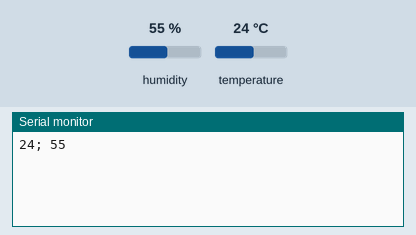
This sketch was run on a simulated Arduino Uno, built with avr-gcc and run on an emulated ATmega328P. Parts: the last lines printed to the serial monitor. The test bench sets the inputs (shaded band); at power-on: humidity 55 %, temperature 24 °C.

Above: at 18.0 s.
18.1 s: humidity set to 22 %
At 22.0 s:
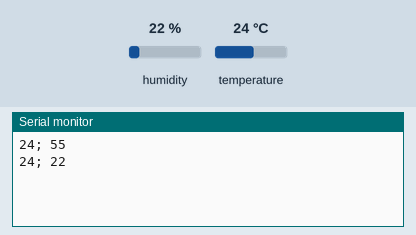
33.5 s: temperature set to 12 °C
At 43.3 s:
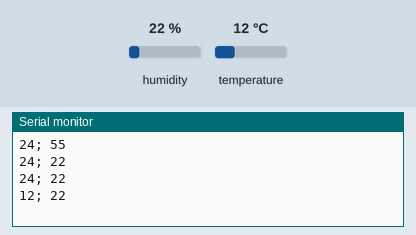
48.9 s: humidity set to 40 %
At 53.4 s:
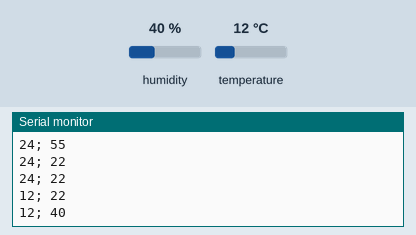
Timing chart, 0 to 54.9 s (numbered marks = the images above; inputs shaded):
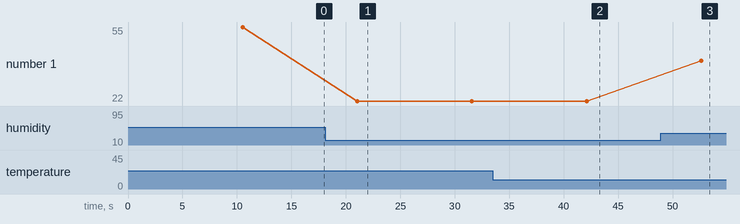

Measured:
- after the input at 18.1 s, the serial monitor: prints a new line after 2.9 s (image 1)
- after the input at 33.5 s, the serial monitor: prints a new line after 8.6 s (image 2)
- after the input at 48.9 s, the serial monitor: prints a new line after 3.7 s (image 3)
- plotted number 1: 55 → 22 after the input at 18.1 s, 22 → 40 after the input at 48.9 s

The sketch:

temp-logger.ino
```cpp
#include <DHT11.h>

#define DHTPIN 2

DHT11 dht11(DHTPIN);

void setup() {
  Serial.begin(9600);
}

void loop() {
  delay(10000);
  int temperature = 0;
  int humidity = 0;

  // Attempt to read the temperature and humidity values from the DHT11 sensor.
  int result = dht11.readTemperatureHumidity(temperature, humidity);

  // Check the results of the readings.
  // If the reading is successful, print the temperature and humidity values.
  // If there are errors, print the appropriate error messages.
  if (result == 0) {
    Serial.print(temperature);
    Serial.print("; ");
    Serial.print(humidity);
    Serial.println();
  }
  else {
    // Print error message based on the error code.
    Serial.println(DHT11::getErrorString(result));
  }
}
```
